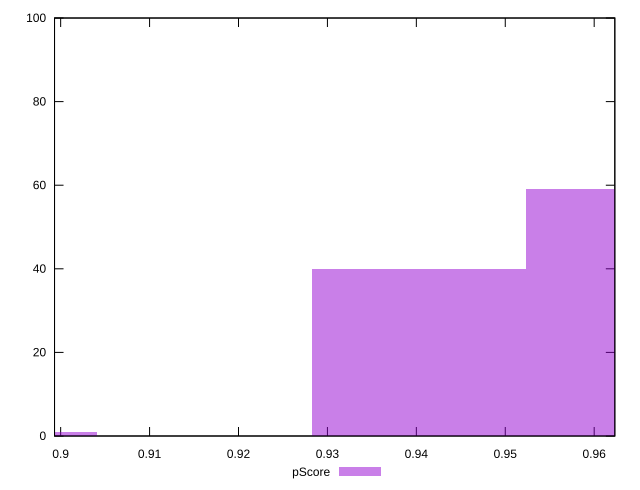

Write gnuplot code to recreate this figure.
reset

$pScore <<EOF
0.8920652125123126 1
0.9643948243376353 59
0.9402849537291944 40
EOF

set key outside below
set boxwidth 0.024109870608440883
set xrange [0.8993108349856667:0.9623214648774556]
set yrange [0:100]
set trange [0:100]
set style fill transparent solid 0.5 noborder
set terminal svg size 640, 490 enhanced background rgb 'white'
set output "report_00018_2021-02-10T15-25-16.877Z/first-contentful-paint/samples/pages+cached+noadtech/pScore/histogram.svg"

plot $pScore title "pScore" with boxes

reset
